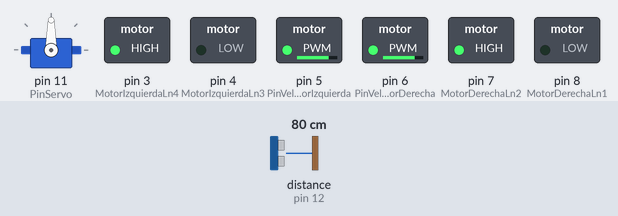
Simulated run of this sketch. Board: Arduino Uno, built with avr-gcc and run on an emulated ATmega328P. Shown: servo, switched loads named in the sketch (green lamp = pin HIGH). Wiring (inferred from the names in the program): ultrasonic range finder: trigger pin 10; echo pin 12. Dashed ring = blinking. The inputs (shaded band) are chosen by the test bench; at power-on: distance to the obstacle (sensor on pin 12) 80 cm. The echo pulse lasts 58.3 µs per cm; pins used as bus, display or sensor lines are not drawn.

Above: at 3.2 s.
3.3 s: distance to the obstacle (sensor on pin 12) set to 29 cm
4.8 s: distance to the obstacle (sensor on pin 12) set to 23 cm
At 5.2 s:
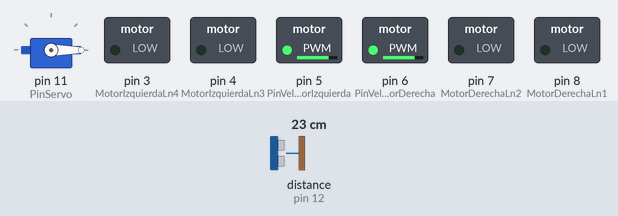
7.8 s: distance to the obstacle (sensor on pin 12) set to 4 cm
At 9.7 s:
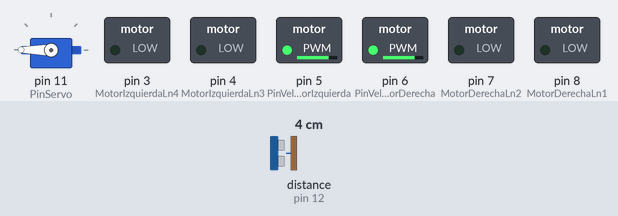
10.8 s: distance to the obstacle (sensor on pin 12) set to 2 cm
At 12.41 s:
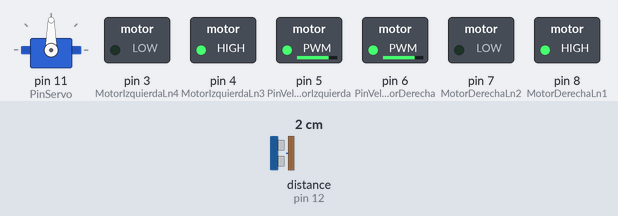
13.8 s: distance to the obstacle (sensor on pin 12) set to 9 cm
16.8 s: distance to the obstacle (sensor on pin 12) set to 35 cm
At 18.2 s:
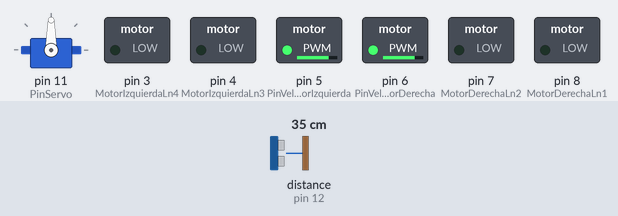
Timing chart, 0 to 19.8 s (numbered marks = the images above; inputs shaded):
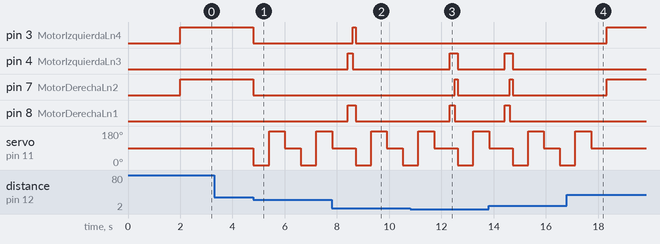

The sketch:

Robot-Evasor-Obstaculos-2024.ino
```cpp
/*
  Derechos de autor © UNIT Electronics
  Desarrollado por el Ing. Fabian Ayala
  Este programa se proporciona tal cual, sin garantías de ningún tipo.
  */

// Aquí definimos una caja de herramientas especial para poder controlar el brazo del robot.
#include <Servo.h> //Libreria para controlar el servo motor

// Este es el brazo del robot. Le damos un nombre para poder decirle qué hacer.
Servo miservo; // Le damos el nombre 'miservo' a nuestro brazo.

// Aquí controlamos la posición del brazo del robot y hacemos algunas observaciones.
int PinServo = 11; //Se define el pin 11 de la placa UNO R3 para controlar el brazo del robot.
int ServoPosicion = 0; // Aquí recordamos la posición actual del brazo.
int ServoLecturaIzquierda = 0; // Aquí vemos qué tan lejos mira el brazo a la izquierda. Comenzamos con 0 para después guardar la lectura.
int ServoLecturaDerecha = 0; // Aquí vemos qué tan lejos mira el brazo a la derecha. Comenzamos con 0 para después guardar la lectura.

//----------Aquí decimos qué tan rápido o despacio va ir el robot.----------
/* El pin 6 de la placa UNO R3 se conectara el pin EnA del Puente H para tener
 * control de velocidad y arranque del motor Derecho */
int PinVeloMotorDerecha = 6;
/* El pin 5 de la placa UNO R3 se conectara el pin Enb del Puente H para tener
 * control de velocidad y arranque del motor Izquierdo */
int PinVeloMotorIzquierda = 5;

//----------Aquí decimos qué pines estarán encargados de mover el robot hacia adelante, hacia atrás, izquierda y derecha.----------
/* Los pines 8 y 7 de la placa UNO R3 se conectara a los pines In1 y In2 del Puente H para tener
 * control del motor Derecho*/
int MotorDerechaLn1 = 8;
int MotorDerechaLn2 = 7;
/* Los pines 4 y 3 de la placa UNO R3 se conectara a los pines In3 y In4 del Puente H para tener
 * control del motor Izquierdo*/
int MotorIzquierdaLn3 = 4;
int MotorIzquierdaLn4 = 3;

// Aquí decimos dónde están los ojos del robot para ver y medir qué tan lejos están las cosas.
int echoPin = 12; // Ojo derecho del robot.
int trigPin = 10; // Ojo izquierdo del robot.
// Para que los ojos del robot funcionen correctamente, definimos los siguientes parámetros:
long Duracion;  // Aquí guardamos cuánto tiempo tarda el eco emitido de un objeto en llegar.
int Distancia;  // Aquí guardamos cuánto está lejos el objeto que detectamos.

//----------Configura la velocidad del robot.----------
// Ajusta este valor para controlar qué tan rápido se mueve el robot.
int Velocidad = 200; // Valores más altos hacen que el robot vaya más rápido, mientras que valores más bajos lo hacen ir más lento.

//-----------Define la distancia de detección para que el robot evite obstáculos.----------
// Ajusta este valor según lo que quieras que el robot pueda detectar.
int DistanciaDeteccion = 25; // Se establece en 20 centímetros, pero puedes cambiarlo según necesites.

//----------Establece el tiempo de giro hacia la derecha o izquierda.----------
// Ajusta estos valores para controlar cuánto tiempo gira el robot en diferentes direcciones.
int TiempoGiroDerechaIzquierda = 100; // Tiempo de giro hacia la derecha y izquierda.
int TiempoGiroAtras = 200;            // Tiempo de giro hacia atrás.

// Configuración inicial del robot.
void setup() {

  delay(2000); // Espera un segundo antes de comenzar.

  // Establecemos el modo de los ojos del robot.
  pinMode(trigPin, OUTPUT); // El ojo para enviar señales.
  pinMode(echoPin, INPUT);  // El ojo para recibir señales.

  // Establecemos los pines para el control de los motores del robot como entradas y salidas.
  pinMode(MotorDerechaLn1, OUTPUT);
  pinMode(MotorDerechaLn2, OUTPUT);
  pinMode(MotorIzquierdaLn3, OUTPUT);
  pinMode(MotorIzquierdaLn4, OUTPUT);
  pinMode(PinVeloMotorDerecha, OUTPUT);
  pinMode(PinVeloMotorIzquierda, OUTPUT);

  // Configuramos la velocidad de las ruedas del robot.
  analogWrite(PinVeloMotorDerecha, Velocidad);   // Configuramos la velocidad de la rueda derecha.
  analogWrite(PinVeloMotorIzquierda, Velocidad); // Configuramos la velocidad de la rueda izquierda.

  // Conectamos el brazo del robot al pin digital 9 de la placa UNO R3
  miservo.attach(PinServo);

  //Posición inicial del brazo del robot a 90°
  miservo.write(90);    // Posición inicial del brazo del robot.
}

// Ejecución contínua del Robot
void loop() {
  // Medimos la distancia con los ojos del robot.
  Distancia = MedirDistancia();
  // Si vemos un obstáculo cercano...
  if(Distancia < DistanciaDeteccion){
    DetenerRobot(); // Detenemos el robot.
    // El robot mira a la derecha.
    miservo.write(0); //El brazo gira de 90° a 0°.
    delay(600); //Se detiene 600 Milisegundos
    ServoLecturaDerecha = MedirDistancia(); // El robot obtiene la distancia de la derecha y la guarda.
    // Despues el robot mira a la izquierda.
    miservo.write(180); //El brazo gira de 0° a 180°.
    delay(600); //Se detiene 600 Milisegundos
    ServoLecturaIzquierda = MedirDistancia();// El robot obtiene la distancia de la izquierda y la guarda.
    // El brazo del robot regresa a su posición inicial
    miservo.write(90); //El brazo gira de 180° a 90°.
    delay(600); //Se detiene 600 Milisegundos

    // Si hay más espacio a la izquierda, giramos hacia ese lado.
    if(ServoLecturaIzquierda > ServoLecturaDerecha){
      IrAtrasRobot(); // El robot retrocede.
      GirarIzquierdaRobot(); // Gira a la izquierda el robot.
    }
    // Si hay más espacio a la derecha, giramos hacia ese lado.
    if(ServoLecturaDerecha > ServoLecturaIzquierda){
      IrAtrasRobot(); // El robot retrocede.
      GirarDerechaRobot(); // Gira a la derecha el robot.
    }
  }
  // Si no hay obstáculos cercanos, el robot avanza para adelante
  if(Distancia > DistanciaDeteccion){
    AvanzaRobotAdelante();
  }
}

// Función para detener el robot.
void DetenerRobot(){
  // Paramos el robot
  digitalWrite(MotorDerechaLn1,LOW); // Se detiene la rueda izquierda.
  digitalWrite(MotorDerechaLn2,LOW); // Se detiene la rueda izquierda.
  digitalWrite(MotorIzquierdaLn3,LOW); // Se detiene la rueda derecha.
  digitalWrite(MotorIzquierdaLn4,LOW); // Se detiene la rueda derecha.
}

// Función para que el robot gire a la derecha.
void GirarDerechaRobot(){
   // Configuramos el sentido de giro para girar a la derecha
  // Hacemos girar la rueda derecha hacia adelante.
  digitalWrite(MotorDerechaLn1, HIGH);
  digitalWrite(MotorDerechaLn2,LOW);
   // Hacemos girar la rueda izquierda hacia atrás.
  digitalWrite(MotorIzquierdaLn3, LOW);
  digitalWrite(MotorIzquierdaLn4, HIGH);
  // Tiempo de giro
  delay(TiempoGiroDerechaIzquierda);
}

// Función para que el robot gire a la izquierda.
void GirarIzquierdaRobot(){
  // Configuramos el sentido de giro para girar a la izquierda
  // Hacemos girar la rueda izquierda hacia adelante.
  digitalWrite(MotorIzquierdaLn3, HIGH);
  digitalWrite(MotorIzquierdaLn4, LOW);
  // Hacemos girar la rueda derecha hacia atrás.
  digitalWrite(MotorDerechaLn1, LOW);
  digitalWrite(MotorDerechaLn2, HIGH);
  // Tiempo de giro
  delay(TiempoGiroDerechaIzquierda);
}

// Función para hacer avanzar el robot hacia adelante
void AvanzaRobotAdelante(){
  // Configuramos el sentido de giro para que el robot avance hacia adelante
  // Hacemos girar la rueda izquierda hacia adelante.
  digitalWrite(MotorDerechaLn1, LOW);
  digitalWrite(MotorDerechaLn2,HIGH);
   // Hacemos girar la rueda derecha hacia adelante.
  digitalWrite(MotorIzquierdaLn3, LOW);
  digitalWrite(MotorIzquierdaLn4, HIGH);
}

// Función para hacer retroceder el robot
void IrAtrasRobot(){
  // Configuramos el sentido de giro para que el robot vaya hacia atrás
  // Hacemos girar la rueda izquierda hacia atrás.
  digitalWrite(MotorDerechaLn1, HIGH);
  digitalWrite(MotorDerechaLn2,LOW);
  // Hacemos girar la rueda derecha hacia atrás.
  digitalWrite(MotorIzquierdaLn3, HIGH);
  digitalWrite(MotorIzquierdaLn4, LOW);
  // Tiempo de que retrocede el robot
  delay(TiempoGiroAtras);
}

// Función para saber qué tan lejos está un objeto.
int MedirDistancia(){
  // Enviamos un sonido y esperamos su eco.
  digitalWrite(trigPin, LOW); // Empezamos a enviar sonido.
  delayMicroseconds(2); // Esperamos un poquito.
  digitalWrite(trigPin, HIGH); // Enviamos un sonido.
  delayMicroseconds(10); // Esperamos un poquito más.
  digitalWrite(trigPin, LOW); // Terminamos de enviar sonido.

  // Medimos cuánto tarda el eco en llegar y calculamos la distancia.
  Duracion = pulseIn(echoPin, HIGH); // Medimos el tiempo que tarda en volver el eco.
  Distancia = Duracion * 0.034 / 2; // Calculamos la distancia.

   // Devolvemos la distancia que calculamos.
  return Distancia;
}
```

Measured:
- the behaviour switches between 26 and 25 cm on distance to the obstacle (sensor on pin 12) (found by bisection; images 0 and 1)
- the behaviour switches between 3 and 2 cm on distance to the obstacle (sensor on pin 12) (found by bisection; images 2 and 3)
- after the input at 3.3 s, every drawn part: stays the same
- after the input at 4.8 s, pin 3 (MotorIzquierdaLn4), pin 7 (MotorDerechaLn2): HIGH → LOW at once; servo on pin 11 (PinServo): 90° → 0° at once, → 180° 0.60 s later, → 90° 0.60 s later, → 0° 0.60 s later, … (5 changes in this stretch)
- after the input at 7.8 s, pin 3 (MotorIzquierdaLn4): LOW → HIGH after 0.81 s, → LOW 0.10 s later; pin 4 (MotorIzquierdaLn3): LOW → HIGH after 0.61 s, → LOW 0.20 s later; pin 8 (MotorDerechaLn1): LOW → HIGH after 0.61 s, → LOW 0.30 s later
- after the input at 10.8 s, pin 4 (MotorIzquierdaLn3): LOW → HIGH after 1.5 s, → LOW 0.30 s later; pin 7 (MotorDerechaLn2): LOW → HIGH after 1.7 s, → LOW 0.10 s later; pin 8 (MotorDerechaLn1): LOW → HIGH after 1.5 s, → LOW 0.20 s later
- after the input at 16.8 s, pin 3 (MotorIzquierdaLn4), pin 7 (MotorDerechaLn2): LOW → HIGH after 1.5 s; servo on pin 11 (PinServo): goes on until 17.7 s, then stays 90°
